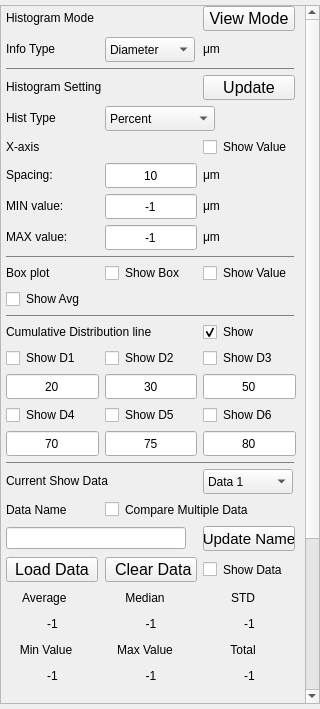
<?xml version="1.0" encoding="UTF-8"?>
<ui version="4.0">
 <class>HistogramBar</class>
 <widget class="QWidget" name="HistogramBar">
  <property name="geometry">
   <rect>
    <x>0</x>
    <y>0</y>
    <width>320</width>
    <height>709</height>
   </rect>
  </property>
  <property name="minimumSize">
   <size>
    <width>320</width>
    <height>709</height>
   </size>
  </property>
  <property name="maximumSize">
   <size>
    <width>344</width>
    <height>16777215</height>
   </size>
  </property>
  <property name="windowTitle">
   <string>Form</string>
  </property>
  <layout class="QVBoxLayout" name="verticalLayout">
   <property name="leftMargin">
    <number>0</number>
   </property>
   <property name="topMargin">
    <number>5</number>
   </property>
   <property name="rightMargin">
    <number>0</number>
   </property>
   <property name="bottomMargin">
    <number>5</number>
   </property>
   <item>
    <widget class="QScrollArea" name="scrollArea">
     <property name="minimumSize">
      <size>
       <width>320</width>
       <height>699</height>
      </size>
     </property>
     <property name="maximumSize">
      <size>
       <width>320</width>
       <height>16777215</height>
      </size>
     </property>
     <property name="verticalScrollBarPolicy">
      <enum>Qt::ScrollBarAsNeeded</enum>
     </property>
     <property name="horizontalScrollBarPolicy">
      <enum>Qt::ScrollBarAlwaysOff</enum>
     </property>
     <property name="widgetResizable">
      <bool>true</bool>
     </property>
     <widget class="QWidget" name="scrollAreaWidgetContents">
      <property name="geometry">
       <rect>
        <x>0</x>
        <y>-203</y>
        <width>320</width>
        <height>900</height>
       </rect>
      </property>
      <property name="minimumSize">
       <size>
        <width>320</width>
        <height>900</height>
       </size>
      </property>
      <property name="maximumSize">
       <size>
        <width>320</width>
        <height>16777215</height>
       </size>
      </property>
      <widget class="QWidget" name="parameter" native="true">
       <property name="geometry">
        <rect>
         <x>0</x>
         <y>0</y>
         <width>300</width>
         <height>901</height>
        </rect>
       </property>
       <property name="minimumSize">
        <size>
         <width>300</width>
         <height>831</height>
        </size>
       </property>
       <property name="maximumSize">
        <size>
         <width>300</width>
         <height>16777215</height>
        </size>
       </property>
       <property name="styleSheet">
        <string notr="true">border-color: rgb(255, 46, 52);</string>
       </property>
       <layout class="QGridLayout" name="gridLayout_2" rowstretch="0,0,0,0,0,0,0,0,0,0,0,0,0,0,0,0,0,0,0,0,0,0,0,0,0,0,0,0,0,0,0,0,0,0,0,0,0,0,0,0,0,0,0,0,0,0,0,0,0,0,0,0,0,0,0,0,0">
        <property name="leftMargin">
         <number>5</number>
        </property>
        <property name="rightMargin">
         <number>5</number>
        </property>
        <item row="7" column="1">
         <widget class="QLabel" name="label_x_axis_spacing_fixed">
          <property name="minimumSize">
           <size>
            <width>90</width>
            <height>20</height>
           </size>
          </property>
          <property name="maximumSize">
           <size>
            <width>90</width>
            <height>20</height>
           </size>
          </property>
          <property name="text">
           <string>Spacing:</string>
          </property>
         </widget>
        </item>
        <item row="1" column="1">
         <widget class="QLabel" name="label_showinfo_fixed">
          <property name="minimumSize">
           <size>
            <width>90</width>
            <height>20</height>
           </size>
          </property>
          <property name="maximumSize">
           <size>
            <width>90</width>
            <height>20</height>
           </size>
          </property>
          <property name="text">
           <string>Info Type</string>
          </property>
         </widget>
        </item>
        <item row="7" column="2">
         <widget class="QLineEdit" name="lineEdit_xaxis_spacing_value">
          <property name="sizePolicy">
           <sizepolicy hsizetype="Fixed" vsizetype="Fixed">
            <horstretch>0</horstretch>
            <verstretch>0</verstretch>
           </sizepolicy>
          </property>
          <property name="minimumSize">
           <size>
            <width>0</width>
            <height>25</height>
           </size>
          </property>
          <property name="maximumSize">
           <size>
            <width>16777215</width>
            <height>25</height>
           </size>
          </property>
          <property name="text">
           <string>10</string>
          </property>
          <property name="alignment">
           <set>Qt::AlignCenter</set>
          </property>
         </widget>
        </item>
        <item row="18" column="1">
         <widget class="QLineEdit" name="lineEdit_show_D1_value">
          <property name="sizePolicy">
           <sizepolicy hsizetype="Fixed" vsizetype="Fixed">
            <horstretch>0</horstretch>
            <verstretch>0</verstretch>
           </sizepolicy>
          </property>
          <property name="minimumSize">
           <size>
            <width>0</width>
            <height>25</height>
           </size>
          </property>
          <property name="maximumSize">
           <size>
            <width>16777215</width>
            <height>25</height>
           </size>
          </property>
          <property name="text">
           <string>20</string>
          </property>
          <property name="maxLength">
           <number>100</number>
          </property>
          <property name="alignment">
           <set>Qt::AlignCenter</set>
          </property>
         </widget>
        </item>
        <item row="5" column="2">
         <widget class="QComboBox" name="comboBox_show_hist_type">
          <property name="sizePolicy">
           <sizepolicy hsizetype="Fixed" vsizetype="Fixed">
            <horstretch>0</horstretch>
            <verstretch>0</verstretch>
           </sizepolicy>
          </property>
          <property name="minimumSize">
           <size>
            <width>110</width>
            <height>25</height>
           </size>
          </property>
          <property name="maximumSize">
           <size>
            <width>110</width>
            <height>25</height>
           </size>
          </property>
          <property name="contextMenuPolicy">
           <enum>Qt::DefaultContextMenu</enum>
          </property>
          <property name="minimumContentsLength">
           <number>6</number>
          </property>
          <item>
           <property name="text">
            <string>Percent</string>
           </property>
          </item>
          <item>
           <property name="text">
            <string>Number</string>
           </property>
          </item>
         </widget>
        </item>
        <item row="16" column="3">
         <widget class="QCheckBox" name="checkBox_show_cumulative">
          <property name="minimumSize">
           <size>
            <width>90</width>
            <height>20</height>
           </size>
          </property>
          <property name="maximumSize">
           <size>
            <width>90</width>
            <height>20</height>
           </size>
          </property>
          <property name="text">
           <string>Show</string>
          </property>
          <property name="checked">
           <bool>true</bool>
          </property>
         </widget>
        </item>
        <item row="54" column="1">
         <widget class="QLabel" name="label_data1_min_value">
          <property name="minimumSize">
           <size>
            <width>0</width>
            <height>20</height>
           </size>
          </property>
          <property name="maximumSize">
           <size>
            <width>16777215</width>
            <height>20</height>
           </size>
          </property>
          <property name="text">
           <string>-1</string>
          </property>
          <property name="alignment">
           <set>Qt::AlignCenter</set>
          </property>
         </widget>
        </item>
        <item row="48" column="1">
         <widget class="QLabel" name="label_data1_name">
          <property name="minimumSize">
           <size>
            <width>0</width>
            <height>20</height>
           </size>
          </property>
          <property name="maximumSize">
           <size>
            <width>16777215</width>
            <height>20</height>
           </size>
          </property>
          <property name="text">
           <string>Data Name</string>
          </property>
         </widget>
        </item>
        <item row="16" column="1">
         <widget class="QLabel" name="label_show_cumulative_fixed">
          <property name="minimumSize">
           <size>
            <width>170</width>
            <height>20</height>
           </size>
          </property>
          <property name="maximumSize">
           <size>
            <width>170</width>
            <height>20</height>
           </size>
          </property>
          <property name="text">
           <string>Cumulative Distribution line</string>
          </property>
         </widget>
        </item>
        <item row="9" column="3">
         <widget class="QLabel" name="label_x_axis_max_unit">
          <property name="minimumSize">
           <size>
            <width>0</width>
            <height>20</height>
           </size>
          </property>
          <property name="maximumSize">
           <size>
            <width>16777215</width>
            <height>20</height>
           </size>
          </property>
          <property name="text">
           <string>μm</string>
          </property>
         </widget>
        </item>
        <item row="19" column="3">
         <widget class="QCheckBox" name="checkBox_show_D6">
          <property name="minimumSize">
           <size>
            <width>0</width>
            <height>20</height>
           </size>
          </property>
          <property name="maximumSize">
           <size>
            <width>16777215</width>
            <height>20</height>
           </size>
          </property>
          <property name="text">
           <string>Show D6</string>
          </property>
         </widget>
        </item>
        <item row="52" column="1">
         <widget class="QLabel" name="label_data1_avg_value">
          <property name="minimumSize">
           <size>
            <width>0</width>
            <height>20</height>
           </size>
          </property>
          <property name="maximumSize">
           <size>
            <width>16777215</width>
            <height>20</height>
           </size>
          </property>
          <property name="text">
           <string>-1</string>
          </property>
          <property name="alignment">
           <set>Qt::AlignCenter</set>
          </property>
         </widget>
        </item>
        <item row="10" column="1">
         <widget class="Line" name="line_space2_3">
          <property name="minimumSize">
           <size>
            <width>288</width>
            <height>1</height>
           </size>
          </property>
          <property name="maximumSize">
           <size>
            <width>288</width>
            <height>1</height>
           </size>
          </property>
          <property name="autoFillBackground">
           <bool>false</bool>
          </property>
          <property name="styleSheet">
           <string notr="true">background-color: rgb(113, 112, 111);</string>
          </property>
          <property name="orientation">
           <enum>Qt::Horizontal</enum>
          </property>
         </widget>
        </item>
        <item row="11" column="1">
         <widget class="QLabel" name="label_show_boxplot_fixed">
          <property name="minimumSize">
           <size>
            <width>90</width>
            <height>20</height>
           </size>
          </property>
          <property name="maximumSize">
           <size>
            <width>90</width>
            <height>20</height>
           </size>
          </property>
          <property name="text">
           <string>Box plot</string>
          </property>
         </widget>
        </item>
        <item row="6" column="3">
         <widget class="QCheckBox" name="checkBox_show_hist_value">
          <property name="minimumSize">
           <size>
            <width>100</width>
            <height>20</height>
           </size>
          </property>
          <property name="maximumSize">
           <size>
            <width>100</width>
            <height>20</height>
           </size>
          </property>
          <property name="text">
           <string>Show Value</string>
          </property>
          <property name="checked">
           <bool>false</bool>
          </property>
         </widget>
        </item>
        <item row="8" column="1">
         <widget class="QLabel" name="label_x_axis_min_fixed">
          <property name="minimumSize">
           <size>
            <width>90</width>
            <height>20</height>
           </size>
          </property>
          <property name="maximumSize">
           <size>
            <width>90</width>
            <height>20</height>
           </size>
          </property>
          <property name="text">
           <string>MIN value:</string>
          </property>
         </widget>
        </item>
        <item row="49" column="3">
         <widget class="QPushButton" name="btn_update_name">
          <property name="sizePolicy">
           <sizepolicy hsizetype="Fixed" vsizetype="Fixed">
            <horstretch>0</horstretch>
            <verstretch>0</verstretch>
           </sizepolicy>
          </property>
          <property name="minimumSize">
           <size>
            <width>92</width>
            <height>25</height>
           </size>
          </property>
          <property name="maximumSize">
           <size>
            <width>92</width>
            <height>25</height>
           </size>
          </property>
          <property name="font">
           <font>
            <pointsize>11</pointsize>
           </font>
          </property>
          <property name="text">
           <string>Update Name</string>
          </property>
         </widget>
        </item>
        <item row="5" column="1">
         <widget class="QLabel" name="label_showhist_fixed">
          <property name="minimumSize">
           <size>
            <width>90</width>
            <height>20</height>
           </size>
          </property>
          <property name="maximumSize">
           <size>
            <width>90</width>
            <height>20</height>
           </size>
          </property>
          <property name="text">
           <string>Hist Type</string>
          </property>
         </widget>
        </item>
        <item row="0" column="3">
         <widget class="QPushButton" name="btn_change_mode">
          <property name="sizePolicy">
           <sizepolicy hsizetype="Fixed" vsizetype="Fixed">
            <horstretch>0</horstretch>
            <verstretch>0</verstretch>
           </sizepolicy>
          </property>
          <property name="minimumSize">
           <size>
            <width>92</width>
            <height>25</height>
           </size>
          </property>
          <property name="maximumSize">
           <size>
            <width>92</width>
            <height>25</height>
           </size>
          </property>
          <property name="font">
           <font>
            <pointsize>12</pointsize>
           </font>
          </property>
          <property name="text">
           <string>View Mode</string>
          </property>
         </widget>
        </item>
        <item row="53" column="3">
         <widget class="QLabel" name="label_data1_total">
          <property name="minimumSize">
           <size>
            <width>80</width>
            <height>20</height>
           </size>
          </property>
          <property name="maximumSize">
           <size>
            <width>80</width>
            <height>20</height>
           </size>
          </property>
          <property name="text">
           <string>Total</string>
          </property>
          <property name="alignment">
           <set>Qt::AlignCenter</set>
          </property>
         </widget>
        </item>
        <item row="49" column="1">
         <widget class="QLineEdit" name="lineEdit_data1_name">
          <property name="minimumSize">
           <size>
            <width>180</width>
            <height>0</height>
           </size>
          </property>
          <property name="maximumSize">
           <size>
            <width>180</width>
            <height>16777215</height>
           </size>
          </property>
          <property name="text">
           <string/>
          </property>
         </widget>
        </item>
        <item row="1" column="2">
         <widget class="QComboBox" name="comboBox_show_info_type">
          <property name="sizePolicy">
           <sizepolicy hsizetype="Fixed" vsizetype="Fixed">
            <horstretch>0</horstretch>
            <verstretch>0</verstretch>
           </sizepolicy>
          </property>
          <property name="minimumSize">
           <size>
            <width>90</width>
            <height>25</height>
           </size>
          </property>
          <property name="maximumSize">
           <size>
            <width>90</width>
            <height>25</height>
           </size>
          </property>
          <property name="contextMenuPolicy">
           <enum>Qt::DefaultContextMenu</enum>
          </property>
          <property name="minimumContentsLength">
           <number>6</number>
          </property>
          <item>
           <property name="text">
            <string>Diameter</string>
           </property>
          </item>
         </widget>
        </item>
        <item row="8" column="2">
         <widget class="QLineEdit" name="lineEdit_xaxis_min_value">
          <property name="sizePolicy">
           <sizepolicy hsizetype="Fixed" vsizetype="Fixed">
            <horstretch>0</horstretch>
            <verstretch>0</verstretch>
           </sizepolicy>
          </property>
          <property name="minimumSize">
           <size>
            <width>0</width>
            <height>25</height>
           </size>
          </property>
          <property name="maximumSize">
           <size>
            <width>16777215</width>
            <height>25</height>
           </size>
          </property>
          <property name="text">
           <string>-1</string>
          </property>
          <property name="alignment">
           <set>Qt::AlignCenter</set>
          </property>
         </widget>
        </item>
        <item row="50" column="1">
         <widget class="QPushButton" name="btn_load_data1">
          <property name="sizePolicy">
           <sizepolicy hsizetype="Fixed" vsizetype="Fixed">
            <horstretch>0</horstretch>
            <verstretch>0</verstretch>
           </sizepolicy>
          </property>
          <property name="minimumSize">
           <size>
            <width>92</width>
            <height>25</height>
           </size>
          </property>
          <property name="maximumSize">
           <size>
            <width>92</width>
            <height>25</height>
           </size>
          </property>
          <property name="font">
           <font>
            <pointsize>12</pointsize>
           </font>
          </property>
          <property name="text">
           <string>Load Data</string>
          </property>
         </widget>
        </item>
        <item row="55" column="2" rowspan="2">
         <spacer name="verticalSpacer">
          <property name="orientation">
           <enum>Qt::Vertical</enum>
          </property>
          <property name="sizeHint" stdset="0">
           <size>
            <width>20</width>
            <height>40</height>
           </size>
          </property>
         </spacer>
        </item>
        <item row="7" column="3">
         <widget class="QLabel" name="label_x_axis_spacing_unit">
          <property name="minimumSize">
           <size>
            <width>0</width>
            <height>20</height>
           </size>
          </property>
          <property name="maximumSize">
           <size>
            <width>16777215</width>
            <height>20</height>
           </size>
          </property>
          <property name="text">
           <string>μm</string>
          </property>
         </widget>
        </item>
        <item row="50" column="2">
         <widget class="QPushButton" name="btn_clear_data1">
          <property name="sizePolicy">
           <sizepolicy hsizetype="Fixed" vsizetype="Fixed">
            <horstretch>0</horstretch>
            <verstretch>0</verstretch>
           </sizepolicy>
          </property>
          <property name="minimumSize">
           <size>
            <width>92</width>
            <height>25</height>
           </size>
          </property>
          <property name="maximumSize">
           <size>
            <width>92</width>
            <height>25</height>
           </size>
          </property>
          <property name="font">
           <font>
            <pointsize>12</pointsize>
           </font>
          </property>
          <property name="text">
           <string> Clear Data</string>
          </property>
         </widget>
        </item>
        <item row="19" column="2">
         <widget class="QCheckBox" name="checkBox_show_D5">
          <property name="minimumSize">
           <size>
            <width>0</width>
            <height>20</height>
           </size>
          </property>
          <property name="maximumSize">
           <size>
            <width>16777215</width>
            <height>20</height>
           </size>
          </property>
          <property name="text">
           <string>Show D5</string>
          </property>
         </widget>
        </item>
        <item row="17" column="3">
         <widget class="QCheckBox" name="checkBox_show_D3">
          <property name="minimumSize">
           <size>
            <width>0</width>
            <height>20</height>
           </size>
          </property>
          <property name="maximumSize">
           <size>
            <width>16777215</width>
            <height>20</height>
           </size>
          </property>
          <property name="text">
           <string>Show D3</string>
          </property>
         </widget>
        </item>
        <item row="54" column="2">
         <widget class="QLabel" name="label_data1_max_value">
          <property name="minimumSize">
           <size>
            <width>0</width>
            <height>20</height>
           </size>
          </property>
          <property name="maximumSize">
           <size>
            <width>16777215</width>
            <height>20</height>
           </size>
          </property>
          <property name="text">
           <string>-1</string>
          </property>
          <property name="alignment">
           <set>Qt::AlignCenter</set>
          </property>
         </widget>
        </item>
        <item row="6" column="1">
         <widget class="QLabel" name="label_title_fixed_3">
          <property name="minimumSize">
           <size>
            <width>150</width>
            <height>20</height>
           </size>
          </property>
          <property name="maximumSize">
           <size>
            <width>150</width>
            <height>20</height>
           </size>
          </property>
          <property name="text">
           <string>X-axis</string>
          </property>
         </widget>
        </item>
        <item row="51" column="2">
         <widget class="QLabel" name="label_data1_median">
          <property name="minimumSize">
           <size>
            <width>80</width>
            <height>20</height>
           </size>
          </property>
          <property name="maximumSize">
           <size>
            <width>80</width>
            <height>20</height>
           </size>
          </property>
          <property name="text">
           <string>Median</string>
          </property>
          <property name="alignment">
           <set>Qt::AlignCenter</set>
          </property>
         </widget>
        </item>
        <item row="24" column="1" colspan="2">
         <widget class="QLabel" name="label_current_data">
          <property name="minimumSize">
           <size>
            <width>170</width>
            <height>20</height>
           </size>
          </property>
          <property name="maximumSize">
           <size>
            <width>170</width>
            <height>20</height>
           </size>
          </property>
          <property name="text">
           <string>Current Show Data</string>
          </property>
         </widget>
        </item>
        <item row="20" column="3">
         <widget class="QLineEdit" name="lineEdit_show_D6_value">
          <property name="sizePolicy">
           <sizepolicy hsizetype="Fixed" vsizetype="Fixed">
            <horstretch>0</horstretch>
            <verstretch>0</verstretch>
           </sizepolicy>
          </property>
          <property name="minimumSize">
           <size>
            <width>0</width>
            <height>25</height>
           </size>
          </property>
          <property name="maximumSize">
           <size>
            <width>16777215</width>
            <height>25</height>
           </size>
          </property>
          <property name="text">
           <string>80</string>
          </property>
          <property name="maxLength">
           <number>100</number>
          </property>
          <property name="alignment">
           <set>Qt::AlignCenter</set>
          </property>
         </widget>
        </item>
        <item row="12" column="1">
         <widget class="QCheckBox" name="checkBox_show_avg">
          <property name="minimumSize">
           <size>
            <width>90</width>
            <height>20</height>
           </size>
          </property>
          <property name="maximumSize">
           <size>
            <width>90</width>
            <height>20</height>
           </size>
          </property>
          <property name="text">
           <string>Show Avg</string>
          </property>
          <property name="checked">
           <bool>false</bool>
          </property>
         </widget>
        </item>
        <item row="18" column="3">
         <widget class="QLineEdit" name="lineEdit_show_D3_value">
          <property name="sizePolicy">
           <sizepolicy hsizetype="Fixed" vsizetype="Fixed">
            <horstretch>0</horstretch>
            <verstretch>0</verstretch>
           </sizepolicy>
          </property>
          <property name="minimumSize">
           <size>
            <width>0</width>
            <height>25</height>
           </size>
          </property>
          <property name="maximumSize">
           <size>
            <width>16777215</width>
            <height>25</height>
           </size>
          </property>
          <property name="text">
           <string>50</string>
          </property>
          <property name="maxLength">
           <number>100</number>
          </property>
          <property name="alignment">
           <set>Qt::AlignCenter</set>
          </property>
         </widget>
        </item>
        <item row="14" column="1">
         <widget class="Line" name="line_space2_4">
          <property name="minimumSize">
           <size>
            <width>288</width>
            <height>1</height>
           </size>
          </property>
          <property name="maximumSize">
           <size>
            <width>288</width>
            <height>1</height>
           </size>
          </property>
          <property name="autoFillBackground">
           <bool>false</bool>
          </property>
          <property name="styleSheet">
           <string notr="true">background-color: rgb(113, 112, 111);</string>
          </property>
          <property name="orientation">
           <enum>Qt::Horizontal</enum>
          </property>
         </widget>
        </item>
        <item row="51" column="1">
         <widget class="QLabel" name="label_data1_avg">
          <property name="minimumSize">
           <size>
            <width>80</width>
            <height>20</height>
           </size>
          </property>
          <property name="maximumSize">
           <size>
            <width>80</width>
            <height>20</height>
           </size>
          </property>
          <property name="text">
           <string>Average </string>
          </property>
          <property name="alignment">
           <set>Qt::AlignCenter</set>
          </property>
         </widget>
        </item>
        <item row="9" column="1">
         <widget class="QLabel" name="label_x_axis_max_fixed">
          <property name="minimumSize">
           <size>
            <width>90</width>
            <height>20</height>
           </size>
          </property>
          <property name="maximumSize">
           <size>
            <width>90</width>
            <height>20</height>
           </size>
          </property>
          <property name="text">
           <string>MAX value:</string>
          </property>
         </widget>
        </item>
        <item row="19" column="1">
         <widget class="QCheckBox" name="checkBox_show_D4">
          <property name="minimumSize">
           <size>
            <width>0</width>
            <height>20</height>
           </size>
          </property>
          <property name="maximumSize">
           <size>
            <width>16777215</width>
            <height>20</height>
           </size>
          </property>
          <property name="text">
           <string>Show D4</string>
          </property>
         </widget>
        </item>
        <item row="20" column="1">
         <widget class="QLineEdit" name="lineEdit_show_D4_value">
          <property name="sizePolicy">
           <sizepolicy hsizetype="Fixed" vsizetype="Fixed">
            <horstretch>0</horstretch>
            <verstretch>0</verstretch>
           </sizepolicy>
          </property>
          <property name="minimumSize">
           <size>
            <width>0</width>
            <height>25</height>
           </size>
          </property>
          <property name="maximumSize">
           <size>
            <width>16777215</width>
            <height>25</height>
           </size>
          </property>
          <property name="text">
           <string>70</string>
          </property>
          <property name="maxLength">
           <number>100</number>
          </property>
          <property name="alignment">
           <set>Qt::AlignCenter</set>
          </property>
         </widget>
        </item>
        <item row="11" column="2">
         <widget class="QCheckBox" name="checkBox_show_box_plot">
          <property name="minimumSize">
           <size>
            <width>90</width>
            <height>20</height>
           </size>
          </property>
          <property name="maximumSize">
           <size>
            <width>90</width>
            <height>20</height>
           </size>
          </property>
          <property name="text">
           <string>Show Box</string>
          </property>
          <property name="checked">
           <bool>false</bool>
          </property>
         </widget>
        </item>
        <item row="54" column="3">
         <widget class="QLabel" name="label_data1_total_value">
          <property name="minimumSize">
           <size>
            <width>0</width>
            <height>20</height>
           </size>
          </property>
          <property name="maximumSize">
           <size>
            <width>16777215</width>
            <height>20</height>
           </size>
          </property>
          <property name="text">
           <string>-1</string>
          </property>
          <property name="alignment">
           <set>Qt::AlignCenter</set>
          </property>
         </widget>
        </item>
        <item row="17" column="1">
         <widget class="QCheckBox" name="checkBox_show_D1">
          <property name="minimumSize">
           <size>
            <width>0</width>
            <height>20</height>
           </size>
          </property>
          <property name="maximumSize">
           <size>
            <width>16777215</width>
            <height>20</height>
           </size>
          </property>
          <property name="text">
           <string>Show D1</string>
          </property>
         </widget>
        </item>
        <item row="1" column="3">
         <widget class="QLabel" name="label_data_unit">
          <property name="minimumSize">
           <size>
            <width>50</width>
            <height>20</height>
           </size>
          </property>
          <property name="maximumSize">
           <size>
            <width>50</width>
            <height>20</height>
           </size>
          </property>
          <property name="text">
           <string>μm</string>
          </property>
          <property name="alignment">
           <set>Qt::AlignLeading|Qt::AlignLeft|Qt::AlignVCenter</set>
          </property>
         </widget>
        </item>
        <item row="52" column="3">
         <widget class="QLabel" name="label_data1_std_value">
          <property name="minimumSize">
           <size>
            <width>0</width>
            <height>20</height>
           </size>
          </property>
          <property name="maximumSize">
           <size>
            <width>16777215</width>
            <height>20</height>
           </size>
          </property>
          <property name="text">
           <string>-1</string>
          </property>
          <property name="alignment">
           <set>Qt::AlignCenter</set>
          </property>
         </widget>
        </item>
        <item row="53" column="1">
         <widget class="QLabel" name="label_data1_min">
          <property name="minimumSize">
           <size>
            <width>80</width>
            <height>20</height>
           </size>
          </property>
          <property name="maximumSize">
           <size>
            <width>80</width>
            <height>20</height>
           </size>
          </property>
          <property name="text">
           <string>Min Value</string>
          </property>
          <property name="alignment">
           <set>Qt::AlignCenter</set>
          </property>
         </widget>
        </item>
        <item row="51" column="3">
         <widget class="QLabel" name="label_data1_std">
          <property name="minimumSize">
           <size>
            <width>80</width>
            <height>20</height>
           </size>
          </property>
          <property name="maximumSize">
           <size>
            <width>80</width>
            <height>20</height>
           </size>
          </property>
          <property name="text">
           <string>STD</string>
          </property>
          <property name="alignment">
           <set>Qt::AlignCenter</set>
          </property>
         </widget>
        </item>
        <item row="52" column="2">
         <widget class="QLabel" name="label_data1_median_value">
          <property name="minimumSize">
           <size>
            <width>0</width>
            <height>20</height>
           </size>
          </property>
          <property name="maximumSize">
           <size>
            <width>16777215</width>
            <height>20</height>
           </size>
          </property>
          <property name="text">
           <string>-1</string>
          </property>
          <property name="alignment">
           <set>Qt::AlignCenter</set>
          </property>
         </widget>
        </item>
        <item row="4" column="3">
         <widget class="QPushButton" name="btn_update_histogram">
          <property name="sizePolicy">
           <sizepolicy hsizetype="Fixed" vsizetype="Fixed">
            <horstretch>0</horstretch>
            <verstretch>0</verstretch>
           </sizepolicy>
          </property>
          <property name="minimumSize">
           <size>
            <width>92</width>
            <height>25</height>
           </size>
          </property>
          <property name="maximumSize">
           <size>
            <width>92</width>
            <height>25</height>
           </size>
          </property>
          <property name="font">
           <font>
            <pointsize>12</pointsize>
           </font>
          </property>
          <property name="text">
           <string>Update</string>
          </property>
         </widget>
        </item>
        <item row="3" column="1">
         <widget class="Line" name="line_space2_2">
          <property name="minimumSize">
           <size>
            <width>288</width>
            <height>1</height>
           </size>
          </property>
          <property name="maximumSize">
           <size>
            <width>288</width>
            <height>1</height>
           </size>
          </property>
          <property name="autoFillBackground">
           <bool>false</bool>
          </property>
          <property name="styleSheet">
           <string notr="true">background-color: rgb(113, 112, 111);</string>
          </property>
          <property name="orientation">
           <enum>Qt::Horizontal</enum>
          </property>
         </widget>
        </item>
        <item row="9" column="2">
         <widget class="QLineEdit" name="lineEdit_xaxis_max_value">
          <property name="sizePolicy">
           <sizepolicy hsizetype="Fixed" vsizetype="Fixed">
            <horstretch>0</horstretch>
            <verstretch>0</verstretch>
           </sizepolicy>
          </property>
          <property name="minimumSize">
           <size>
            <width>0</width>
            <height>25</height>
           </size>
          </property>
          <property name="maximumSize">
           <size>
            <width>16777215</width>
            <height>25</height>
           </size>
          </property>
          <property name="text">
           <string>-1</string>
          </property>
          <property name="alignment">
           <set>Qt::AlignCenter</set>
          </property>
         </widget>
        </item>
        <item row="22" column="1">
         <widget class="Line" name="line_space1_2">
          <property name="minimumSize">
           <size>
            <width>288</width>
            <height>1</height>
           </size>
          </property>
          <property name="maximumSize">
           <size>
            <width>288</width>
            <height>1</height>
           </size>
          </property>
          <property name="autoFillBackground">
           <bool>false</bool>
          </property>
          <property name="styleSheet">
           <string notr="true">background-color: rgb(113, 112, 111);</string>
          </property>
          <property name="orientation">
           <enum>Qt::Horizontal</enum>
          </property>
         </widget>
        </item>
        <item row="24" column="3">
         <widget class="QComboBox" name="comboBox_current_data">
          <property name="minimumSize">
           <size>
            <width>90</width>
            <height>25</height>
           </size>
          </property>
          <property name="maximumSize">
           <size>
            <width>90</width>
            <height>25</height>
           </size>
          </property>
          <item>
           <property name="text">
            <string>Data 1</string>
           </property>
          </item>
          <item>
           <property name="text">
            <string>Data 2</string>
           </property>
          </item>
          <item>
           <property name="text">
            <string>Data 3</string>
           </property>
          </item>
          <item>
           <property name="text">
            <string>Data 4</string>
           </property>
          </item>
          <item>
           <property name="text">
            <string>Data 5</string>
           </property>
          </item>
         </widget>
        </item>
        <item row="53" column="2">
         <widget class="QLabel" name="label_data1_max">
          <property name="minimumSize">
           <size>
            <width>80</width>
            <height>20</height>
           </size>
          </property>
          <property name="maximumSize">
           <size>
            <width>80</width>
            <height>20</height>
           </size>
          </property>
          <property name="text">
           <string>Max Value</string>
          </property>
          <property name="alignment">
           <set>Qt::AlignCenter</set>
          </property>
         </widget>
        </item>
        <item row="17" column="2">
         <widget class="QCheckBox" name="checkBox_show_D2">
          <property name="minimumSize">
           <size>
            <width>0</width>
            <height>20</height>
           </size>
          </property>
          <property name="maximumSize">
           <size>
            <width>16777215</width>
            <height>20</height>
           </size>
          </property>
          <property name="text">
           <string>Show D2</string>
          </property>
         </widget>
        </item>
        <item row="4" column="1">
         <widget class="QLabel" name="label_histogram_fixed">
          <property name="minimumSize">
           <size>
            <width>150</width>
            <height>20</height>
           </size>
          </property>
          <property name="maximumSize">
           <size>
            <width>150</width>
            <height>20</height>
           </size>
          </property>
          <property name="text">
           <string>Histogram Setting</string>
          </property>
         </widget>
        </item>
        <item row="0" column="1">
         <widget class="QLabel" name="label_show_image_fixed">
          <property name="minimumSize">
           <size>
            <width>180</width>
            <height>20</height>
           </size>
          </property>
          <property name="maximumSize">
           <size>
            <width>180</width>
            <height>20</height>
           </size>
          </property>
          <property name="text">
           <string>Histogram Mode</string>
          </property>
         </widget>
        </item>
        <item row="50" column="3">
         <widget class="QCheckBox" name="checkBox_show_data">
          <property name="text">
           <string>Show Data</string>
          </property>
         </widget>
        </item>
        <item row="11" column="3">
         <widget class="QCheckBox" name="checkBox_show_box_value">
          <property name="minimumSize">
           <size>
            <width>90</width>
            <height>20</height>
           </size>
          </property>
          <property name="maximumSize">
           <size>
            <width>90</width>
            <height>20</height>
           </size>
          </property>
          <property name="text">
           <string>Show Value</string>
          </property>
         </widget>
        </item>
        <item row="18" column="2">
         <widget class="QLineEdit" name="lineEdit_show_D2_value">
          <property name="sizePolicy">
           <sizepolicy hsizetype="Fixed" vsizetype="Fixed">
            <horstretch>0</horstretch>
            <verstretch>0</verstretch>
           </sizepolicy>
          </property>
          <property name="minimumSize">
           <size>
            <width>0</width>
            <height>25</height>
           </size>
          </property>
          <property name="maximumSize">
           <size>
            <width>16777215</width>
            <height>25</height>
           </size>
          </property>
          <property name="text">
           <string>30</string>
          </property>
          <property name="maxLength">
           <number>100</number>
          </property>
          <property name="alignment">
           <set>Qt::AlignCenter</set>
          </property>
         </widget>
        </item>
        <item row="20" column="2">
         <widget class="QLineEdit" name="lineEdit_show_D5_value">
          <property name="sizePolicy">
           <sizepolicy hsizetype="Fixed" vsizetype="Fixed">
            <horstretch>0</horstretch>
            <verstretch>0</verstretch>
           </sizepolicy>
          </property>
          <property name="minimumSize">
           <size>
            <width>0</width>
            <height>25</height>
           </size>
          </property>
          <property name="maximumSize">
           <size>
            <width>16777215</width>
            <height>25</height>
           </size>
          </property>
          <property name="text">
           <string>75</string>
          </property>
          <property name="maxLength">
           <number>100</number>
          </property>
          <property name="alignment">
           <set>Qt::AlignCenter</set>
          </property>
         </widget>
        </item>
        <item row="8" column="3">
         <widget class="QLabel" name="label_x_axis_min_unit">
          <property name="minimumSize">
           <size>
            <width>0</width>
            <height>20</height>
           </size>
          </property>
          <property name="maximumSize">
           <size>
            <width>16777215</width>
            <height>20</height>
           </size>
          </property>
          <property name="text">
           <string>μm</string>
          </property>
         </widget>
        </item>
        <item row="48" column="2" colspan="2">
         <widget class="QCheckBox" name="checkBox_show_multi_data">
          <property name="text">
           <string>Compare Multiple Data</string>
          </property>
         </widget>
        </item>
       </layout>
      </widget>
     </widget>
    </widget>
   </item>
  </layout>
 </widget>
 <resources/>
 <connections/>
</ui>
